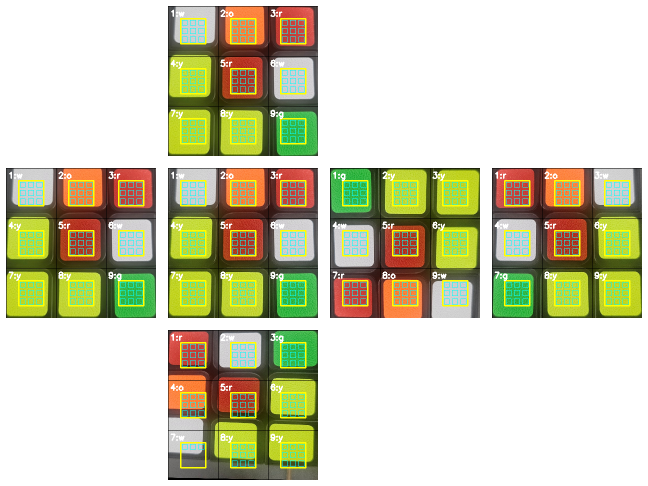
#> input picture cube_debug/cube_faces_gallery.png, 1296 x 972 px (shown at 1/2 size)
$ python -i test.py   (imports and definitions only)
#> lines starting #> are read from the running program, lines starting #| are printed output that depends on the picture; after the words box and inside, x2 and y2 are one past the last pixel; in counts of white or black regions, pixels touching at a corner belong together
#> in read_face_colors, bgr is the input picture: shape (972, 1296, 3); mean B, G, R 177.7, 206.8, 207.2
# -*- coding: utf-8 -*-
import os, cv2, json, argparse
import numpy as np
from pathlib import Path

# ------------------ 색상 표시용 BGR ------------------
BGR = {
    "w": (240,240,240), "y": (0,255,255),
    "o": (0,140,255),   "r": (0,0,255),
    "g": (0,200,0),     "b": (255,120,0),
    "?": (128,128,128)
}

# ------------------ 사각 4점 정렬: TL,TR,BR,BL ------------------
# [9 lines left out: function order_quad, not called in this run]

# ------------------ 면 외곽 검출(스티커 후보 → 볼록껍질 → 4점) ------------------
def detect_face_quad(bgr):
    h, w = bgr.shape[:2]
#> h = 972; w = 1296
    scale = 1400 / max(h, w) if max(h, w) > 1400 else 1.0
#> scale = 1
    small = cv2.resize(bgr, (int(w*scale), int(h*scale)), interpolation=cv2.INTER_AREA) if scale!=1.0 else bgr.copy()

    hsv = cv2.cvtColor(small, cv2.COLOR_BGR2HSV)
#> hsv: shape (972, 1296, 3); mean H, S, V 16, 62.8, 217.3
    H,S,V = cv2.split(hsv)
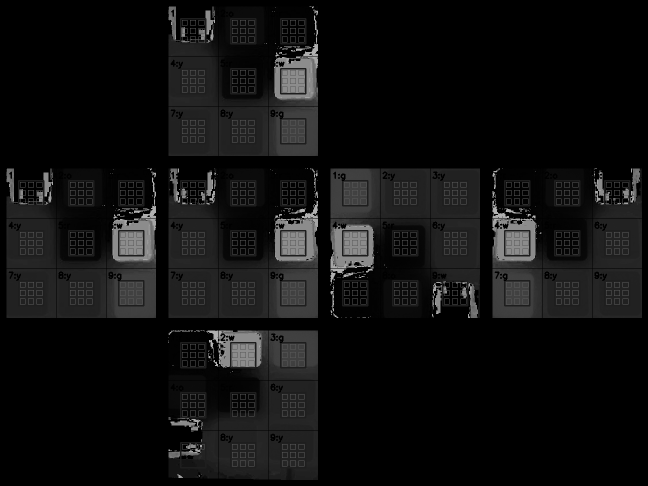
#> H: shape (972, 1296) (shown at 1/2 size); min 0, max 179, mean 16
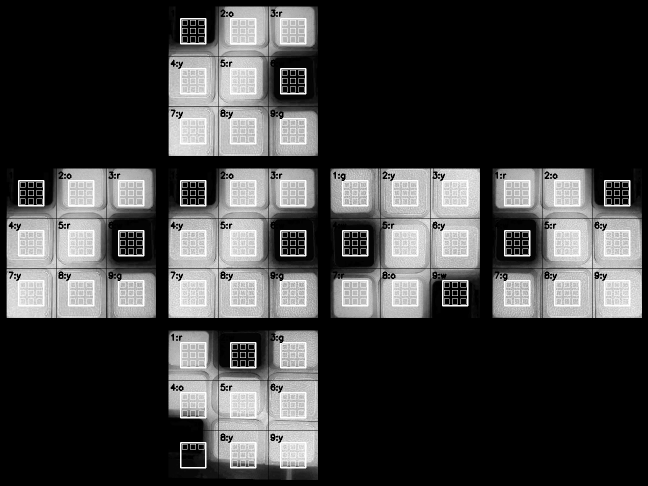
#> S: shape (972, 1296) (shown at 1/2 size); min 0, max 255, mean 62.8
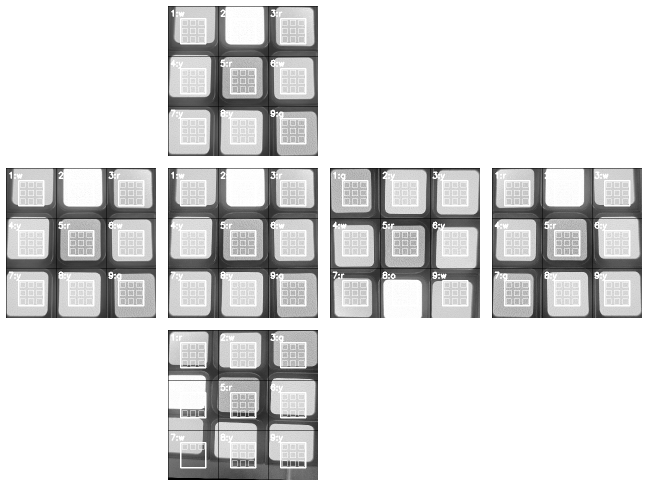
#> V: shape (972, 1296) (shown at 1/2 size); min 0, max 255, mean 217.3
    mask_color = ((S > 70) & (V > 90)).astype(np.uint8)*255
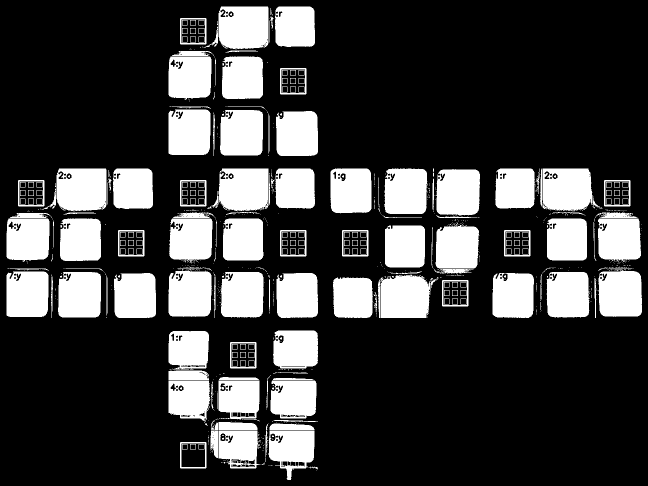
#> mask_color: shape (972, 1296) (shown at 1/2 size); 24.8% white; 869 white regions (645 under 20 px), largest, box (x1, y1, x2, y2) and area: (761, 549, 860, 636) 7885, (437, 13, 536, 99) 7865, (113, 337, 212, 423) 7865
    mask_white = ((S < 45) & (V > 200)).astype(np.uint8)*255
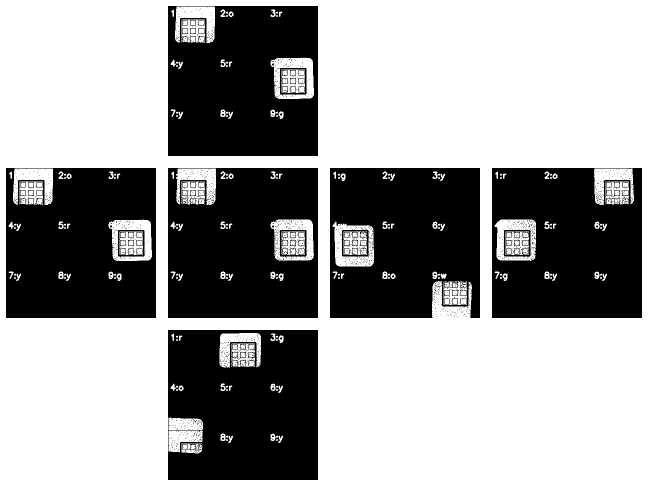
#> mask_white: shape (972, 1296) (shown at 1/2 size); 62.3% white; 1630 black regions (1569 under 20 px), largest, box (x1, y1, x2, y2) and area: (336, 660, 636, 960) 79732, (984, 336, 1284, 636) 77526, (336, 336, 636, 636) 77370
    mask = cv2.bitwise_or(mask_color, mask_white)
#> mask: shape (972, 1296); 87% white; 2362 black regions (2320 under 20 px), largest, box (x1, y1, x2, y2) and area: (336, 660, 636, 960) 29187, (336, 336, 636, 636) 25882, (984, 336, 1284, 636) 25212

    k = cv2.getStructuringElement(cv2.MORPH_RECT,(7,7))
    mask = cv2.morphologyEx(mask, cv2.MORPH_OPEN, k, 1)
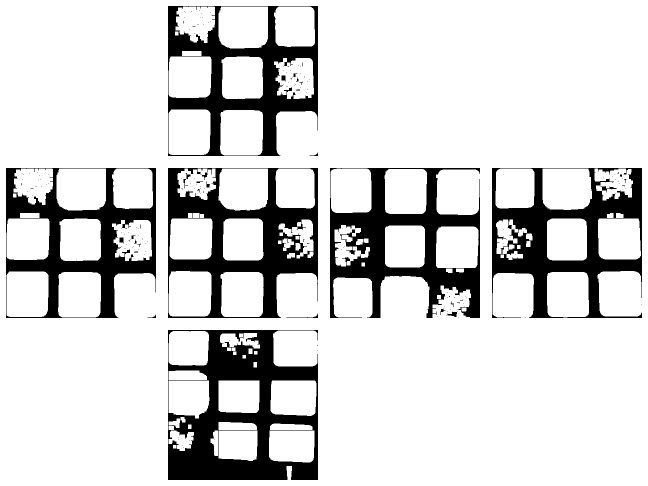
#> mask: shape (972, 1296) (shown at 1/2 size); 83.7% white; 171 black regions (147 under 20 px), largest, box (x1, y1, x2, y2) and area: (336, 660, 636, 960) 43214, (984, 336, 1284, 636) 34099, (660, 336, 960, 636) 33672
    mask = cv2.morphologyEx(mask, cv2.MORPH_CLOSE, k, 2)
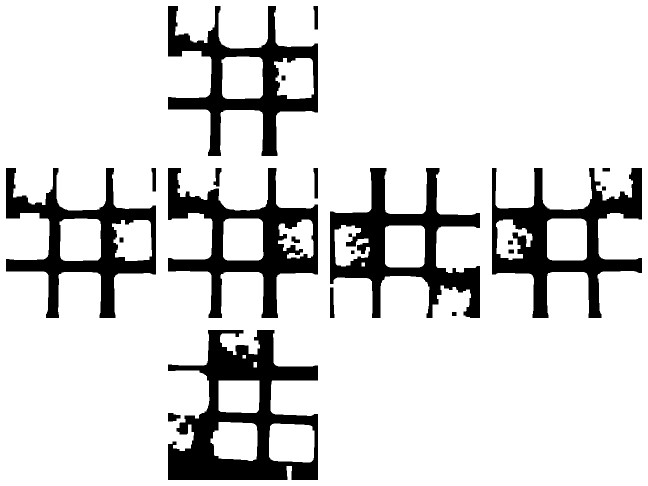
#> mask: shape (972, 1296) (shown at 1/2 size); 84.7% white; 22 black regions, largest, box (x1, y1, x2, y2) and area: (336, 660, 636, 960) 40894, (984, 336, 1284, 636) 31661, (660, 336, 960, 636) 31272

    cnts,_ = cv2.findContours(mask, cv2.RETR_EXTERNAL, cv2.CHAIN_APPROX_SIMPLE)
#> cnts = [[[0, 0], [0, 971], [1295, 971], [1295, 0]]]

    hs, ws = small.shape[:2]
#> hs = 972; ws = 1296
    cands=[]
    for c in cnts:
        a = cv2.contourArea(c)
        if a < 0.0008*hs*ws or a > 0.25*hs*ws: continue
        (cx,cy),(rw,rh),_ = cv2.minAreaRect(c)
        if min(rw,rh)==0: continue
        if max(rw,rh)/min(rw,rh) > 1.8: continue
        cands.append((a,c))
#> this loop made 1 pass
#> (c, a) on pass 1: ([[0, 0], [0, 971], [1295, 971], [1295, 0]], 1257445)
#> after the loop, cands = []
    if not cands: return None

    cands = sorted(cands, key=lambda x:x[0], reverse=True)[:12]
    pts = np.vstack([c.reshape(-1,2) for _,c in cands]).astype(np.float32)
    hull = cv2.convexHull(pts)
    peri = cv2.arcLength(hull, True)
    approx = cv2.approxPolyDP(hull, 0.02*peri, True)
    if len(approx) != 4:
        rect = cv2.minAreaRect(hull); box = cv2.boxPoints(rect)
        approx = box.reshape(-1,1,2).astype(np.float32)

    quad = (approx.reshape(-1,2) * (1/scale)).astype(np.float32)
    return order_quad(quad)

# ------------------ 적응형 분류(화이트 강화 + 주/노 분리) ------------------
# [103 lines left out: functions classify_face_adaptive, robust_cell_hsv, back_project, not called in this run]

# ------------------ 단일 사진에서 3×3 추출(디버그 저장 포함) ------------------
def read_face_colors(image_path, size=300, patch_ratio=0.50, save_debug=False, outdir="cube_debug", tag="face",
                     subgrid=3, subclip=0.6, mark_subsamples=False, mark_rejected=False):
    bgr = cv2.imread(image_path)
    if bgr is None:
        raise FileNotFoundError(image_path)
    quad = detect_face_quad(bgr)
    if quad is None:
#> (the run stopped early here; a loop or call above may not have finished)

$ run again, on cube_debug/B_original_overlay.png
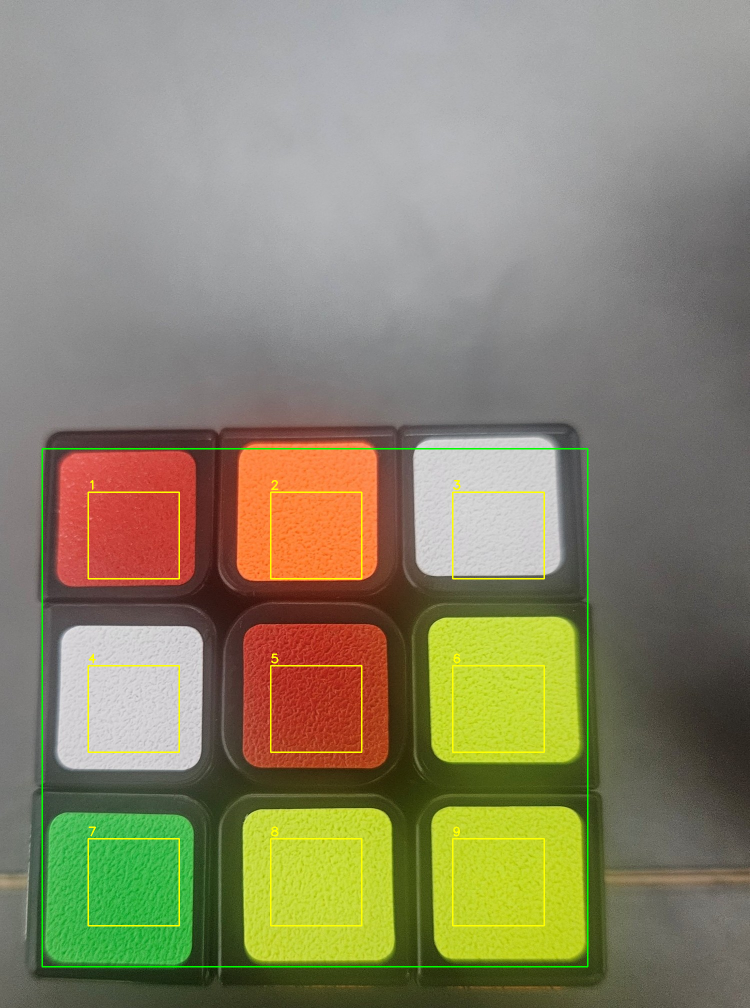
#> input picture cube_debug/B_original_overlay.png, 1499 x 2016 px (shown at 1/2 size)
#> in read_face_colors, bgr is the input picture: shape (2016, 1499, 3); mean B, G, R 106.2, 134, 138.1
#> hsv: shape (1400, 1040, 3); mean H, S, V 53.6, 66.9, 146.3
#> in detect_face_quad, `mask_color = ((S > 70) & (V > 90)).astype(np.uint8)*255`:
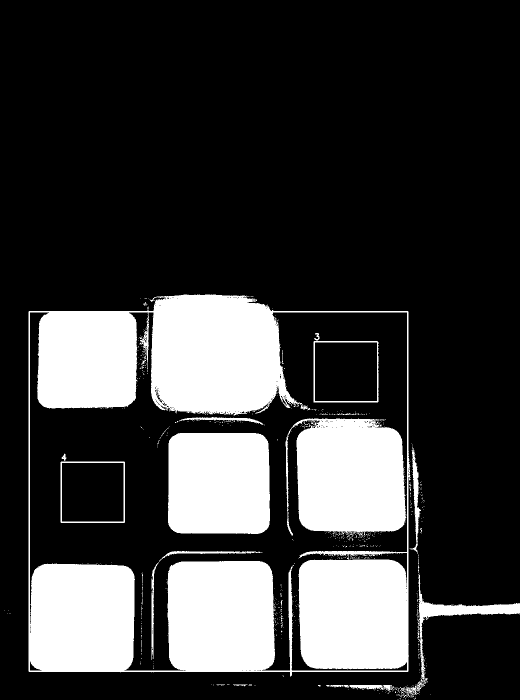
#> mask_color: shape (1400, 1040) (shown at 1/2 size); 23.5% white; 684 white regions (656 under 20 px), largest, box (x1, y1, x2, y2) and area: (57, 589, 821, 1353) 240445, (571, 837, 813, 1073) 46375, (336, 866, 540, 1068) 40061
#> mask_white: shape (1400, 1040); 4.6% white; 6 white regions (1 under 20 px), largest, box (x1, y1, x2, y2) and area: (80, 870, 281, 1069) 21043, (574, 625, 777, 800) 17627, (124, 926, 247, 1043) 13399, (630, 685, 754, 799) 13140, (579, 608, 767, 622) 2165
#> cnts = 18 contours; largest, box (x1, y1, x2, y2) and area: (302, 589, 774, 826) 89195, (598, 1119, 817, 1338) 45878, (335, 1122, 550, 1344) 45219, (593, 838, 811, 1064) 44336, (57, 1128, 269, 1344) 43426
#> the loop in detect_face_quad, `for c in cnts:` made 18 passes
#> (a, cx, cy, rw, rh) on passes 2, 4, 5, 6, 13, 14, 15, 17: (3785, 938.5, 1219, 28, 201), (43425.5, 162.5, 1235.5, 215, 211), (45219, 441.6, 1232.9, 213.2, 221.7), (45877.5, 707, 1228, 218, 218), (34805, 180.3, 968.5, 198.9, 197), (39660, 437.5, 966.5, 201, 203), (44336, 701.2, 950.6, 212.8, 227.4), (36833.5, 174, 719, 194, 198)
#> after the loop in detect_face_quad, `for c in cnts:`: cands = 7 items
#> pts = 861 pairs, first value 57 to 816, second value 622 to 1343
#> hull = 31 rows, first 8: [816, 1323], [809, 1329], [804, 1332], [800, 1334], [797, 1335], [792, 1336], [752, 1337], [508, 1343]
#> peri = 2689.9
#> in detect_face_quad, `approx = cv2.approxPolyDP(hull, 0.02*peri, True)`: approx = [[816, 1323], [68, 1334], [86, 631], [257, 622], [792, 861]]
#> rect = ((436.5, 982.5), (721, 759), -90)
#> box = [[816, 1343], [57, 1343], [57, 622], [816, 622]]
#> in detect_face_quad, `quad = (approx.reshape(-1,2) * (1/scale)).astype(np.float32)`: quad = [[1175, 1933.9], [82.08, 1933.9], [82.08, 895.7], [1175, 895.7]]
#> in order_quad, `s = pts.sum(axis=1)`: s = [3109, 2016, 977.8, 2070.7]
#> d = [758.9, 1851.8, 813.6, -279.4]
#> in read_face_colors, `quad = detect_face_quad(bgr)`: quad = [[82.08, 895.7], [1175, 895.7], [1175, 1933.9], [82.08, 1933.9]]
#> M = [[0.274, 1.14e-18, -22.45], [-4.84e-17, 0.288, -257.9], [-8.7e-20, -5.1e-37, 1]]
#> Minv = [[3.66, -1.45e-17, 82.08], [8.99e-16, 3.47, 895.7], [3.18e-19, 5.1e-37, 1]]
#> in read_face_colors, `warped = cv2.warpPerspective(bgr, M, (size,size))`:
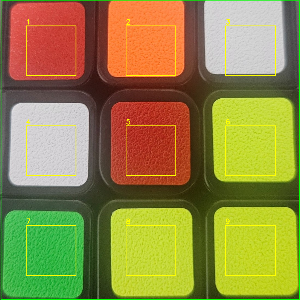
#> warped: shape (300, 300, 3); mean B, G, R 69, 136.8, 147.1
#> hsv_img: shape (300, 300, 3); mean H, S, V 37.7, 145.9, 165.7
#> after the loop in read_face_colors, `for r in range(3):`: boxes = [(25, 25, 75, 75), (125, 25, 175, 75), (225, 25, 275, 75), (25, 125, 75, 175), (125, 125, 175, 175), (225, 125, 275, 175), (25, 225, 75, 275), (125, 225, 175, 275), (225, 225, 275, 275)]; hsv_list = [(2, 183, 200), (11, 198, 253), (0, 0, 208), (140, 4, 211), (4, 210, 175), (34, 195, 219), (64, 182, 184), (34, 190, 218), (33, 208, 214)]
#> Hs = [2, 11, 0, 140, 4, 34, 64, 34, 33]
#> Ss = [183, 198, 0, 4, 210, 195, 182, 190, 208]
#> Vs = [200, 253, 208, 211, 175, 219, 184, 218, 214]
#> s_thr = 190.4
#> v_thr = 210
#> in classify_face_adaptive, `white_cand = (Ss < s_thr) & (Vs > v_thr)`: white_cand = [False, False, False, True, False, False, False, True, False]
#> the loop in classify_face_adaptive, `for i in range(9):` made 9 passes
#> after the loop in classify_face_adaptive, `for i in range(9):`: white_cand = [False, False, False, True, False, False, False, False, False]
#> the loop in classify_face_adaptive, `for i in np.where(white_cand)[0]:` made 1 pass
#> after the loop in classify_face_adaptive, `for i in np.where(white_cand)[0]:`: labels = ['?', '?', '?', 'w', '?', '?', '?', '?', '?']
#> after the loop in classify_face_adaptive, `for i in range(9):`: labels = ['r', 'o', '?', 'w', 'r', 'y', 'g', 'y', 'y']
#> in classify_face_adaptive, `c = labels[4]`: c = 'r'
#> after the loop in classify_face_adaptive, `for i in range(9):`: labels = ['r', 'o', 'w', 'w', 'r', 'y', 'g', 'y', 'y']
#> grid = [['r', 'o', 'w'], ['w', 'r', 'y'], ['g', 'y', 'y']]
#> result has the same summary as grid in read_face_colors
